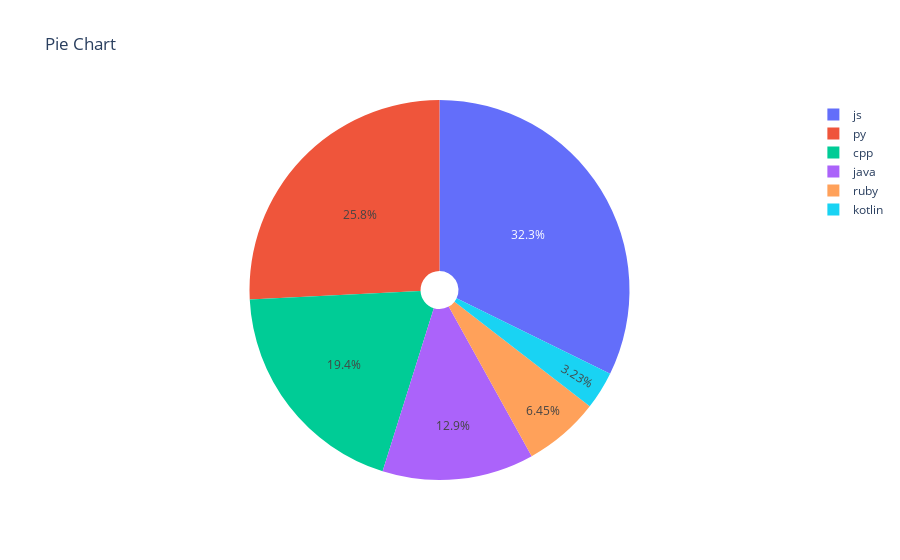

Source (notebook cell):
### Code cell
import plotly.express as px
px.pie(values=percent,names=lang,title='Pie Chart',hole=0.1)

### Figure 1 — Plotly figure (JSON) as saved in the notebook; plotly's stock layout.template omitted (floating-point values rounded to 4 significant figures)
{"data": [{"domain": {"x": [0, 1], "y": [0, 1]}, "hole": 0.1, "hovertemplate": "label=%{label}<br>value=%{value}<extra></extra>", "labels": ["py", "java", "cpp", "js", "ruby", "kotlin"], "legendgroup": "", "name": "", "showlegend": true, "type": "pie", "values": [40, 20, 30, 50, 10, 5]}], "layout": {"legend": {"tracegroupgap": 0}, "title": {"text": "Pie Chart"}}}
